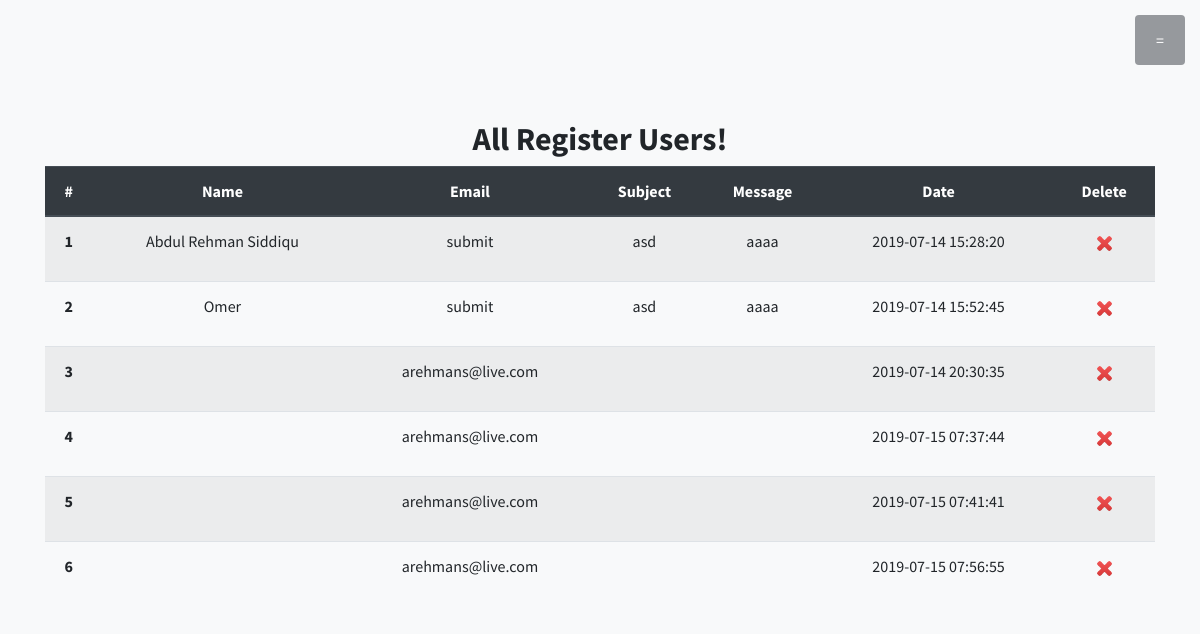
/admin/contact.php (signed in), run on the app's committed database.
### tables this page shows
CREATE TABLE `contact` (
  `contact_id` int(11) NOT NULL,
  `name` varchar(20) NOT NULL,
  `email` varchar(20) NOT NULL,
  `subject` varchar(50) NOT NULL,
  `message` varchar(200) NOT NULL,
  `date` timestamp NOT NULL DEFAULT CURRENT_TIMESTAMP ON UPDATE CURRENT_TIMESTAMP
);

### admin/contact.php (the view, shortened to what this page needs)
<?php
if(!isset($_SESSION['admin_email'])){
	header("location: admin_login.php");
	}
else{
?>
<?php include("header/header.php");?>
<section class="content-section bg-light" id="Users">
    <div class="container text-center">
      <div class="row">
        <div class="col-lg-12 mx-auto">
          <h2>All Register Users!</h2>
          <table class="table table-striped">
  <thead class="thead-dark">
    <tr>
    <th scope="col">#</th>
    <th scope="col">Name</th>
    <th scope="col">Email</th>
    <th scope="col">Subject</th>
    <th scope="col">Message</th>
    <th scope="col">Date</th>
    <th scope="col">Delete</th>
    </tr>
  </thead>
  <tbody>
<?php
	$get_event = "select *from contact";
	$run_event = mysqli_query($con,$get_event);
	$i=0;
	while($row_event=mysqli_fetch_array($run_event)){
		$id = $row_event['contact_id'];
		$name = $row_event['name'];
		$email = $row_event['email'];
		$subject = $row_event['subject'];
		$message = $row_event['message'];
		$date = $row_event['date'];
	$i++;
?>
<tr>
      <th scope="row"><?php echo $i; ?></th>
      <td><?php echo $name;?></td>
      <td><?php echo $email; ?></td>
      <td><?php echo $subject; ?></td>
      <td><?php echo $message; ?></td>
      <td><?php echo $date; ?></td>
      <td>
	  <p><a href="includes/delete_contact.php?contact_id=<?php echo $id;?>"><img src="img/delete.png" width="15" height="15"/></a></p>
	  </td>
    </tr>
	<?php } ?>
  </tbody>
</table>
        </div>
      </div>
    </div>
  </section>
</body>
</html>
<?php } ?>

### admin/header/header.php (shortened to what this page needs)
<!DOCTYPE html>
<html>
	<head>
  <link href="vendor/bootstrap/css/bootstrap.min.css" rel="stylesheet">
  <link href="vendor/fontawesome-free/css/all.min.css" rel="stylesheet" type="text/css">
  <link href="vendor/simple-line-icons/css/simple-line-icons.css" rel="stylesheet">
  <link href="css/stylish-portfolio.css" rel="stylesheet">
  <link href="style.css" rel="stylesheet">
	</head>
<body id="page-top">
  <a class="menu-toggle rounded" href="#">
    =
  </a>

### admin/css/stylish-portfolio.css (style rules this page uses)
body, html { width: 100%; height: 100%; }
body { font-family: 'Source Sans Pro'; }
.content-section { padding-top: 7.5rem; padding-bottom: 7.5rem; }
h1, h2, h3, h4, h5, h6 { font-weight: 700; }
.menu-toggle { position: fixed; right: 15px; top: 15px; width: 50px; height: 50px; text-align: center; color: #fff; background: rgba(52, 58, 64, 0.5); line-height: 50px; z-index: 999; }
a { color: #1D809F; }

### data on the page
contact: name "Abdul Rehman Siddiqu", email "submit", subject "asd", message "aaaa", date "2019-07-14 15:28:20"
contact: name "Omer", email "submit", subject "asd", message "aaaa", date "2019-07-14 15:52:45"
contact: email "arehmans@live.com", date "2019-07-14 20:30:35"
contact: email "arehmans@live.com", date "2019-07-15 07:37:44"
contact: email "arehmans@live.com", date "2019-07-15 07:41:41"
contact: email "arehmans@live.com", date "2019-07-15 07:56:55"
